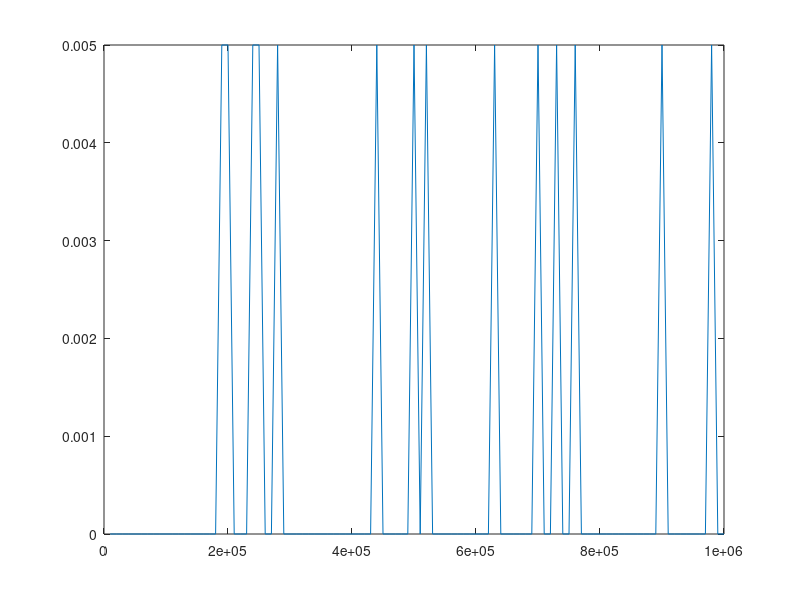

MATLAB code to generate this figure:
MC = [10000, 20000, 30000, 40000, 50000, 60000, 70000, 80000, 90000, 100000, 110000, 120000, 130000, 140000, 150000, 160000, 170000, 180000, 190000, 200000, 210000, 220000, 230000, 240000, 250000, 260000, 270000, 280000, 290000, 300000, 310000, 320000, 330000, 340000, 350000, 360000, 370000, 380000, 390000, 400000, 410000, 420000, 430000, 440000, 450000, 460000, 470000, 480000, 490000, 500000, 510000, 520000, 530000, 540000, 550000, 560000, 570000, 580000, 590000, 600000, 610000, 620000, 630000, 640000, 650000, 660000, 670000, 680000, 690000, 700000, 710000, 720000, 730000, 740000, 750000, 760000, 770000, 780000, 790000, 800000, 810000, 820000, 830000, 840000, 850000, 860000, 870000, 880000, 890000, 900000, 910000, 920000, 930000, 940000, 950000, 960000, 970000, 980000, 990000, 1e+06, ];
e_var = [0.0241824, 0.0236044, 0.02365, 0.0236446, 0.0233804, 0.0235434, 0.0234695, 0.0232218, 0.0232434, 0.0230425, 0.023071, 0.0229931, 0.0230346, 0.0230431, 0.0231239, 0.0231333, 0.0231095, 0.0231464, 0.0231568, 0.0230716, 0.0231536, 0.023206, 0.0232354, 0.0232288, 0.0232753, 0.0233101, 0.0232232, 0.0232084, 0.0232139, 0.0232034, 0.0232396, 0.0232585, 0.0232462, 0.0232223, 0.0232094, 0.0232488, 0.0232622, 0.0232447, 0.0232168, 0.0232282, 0.0232292, 0.0231992, 0.0231952, 0.0231789, 0.0232348, 0.0232589, 0.0232456, 0.0232254, 0.0232317, 0.0232018, 0.0232362, 0.0232713, 0.0232554, 0.0232411, 0.0232214, 0.0232322, 0.0232456, 0.0232357, 0.023273, 0.0233108, 0.0233174, 0.0233086, 0.0233144, 0.0233195, 0.0233398, 0.023351, 0.0233527, 0.0233253, 0.0233127, 0.0233039, 0.0232955, 0.0233001, 0.0232845, 0.0232976, 0.0233198, 0.0233376, 0.0233445, 0.0233557, 0.0233588, 0.0233836, 0.023373, 0.0233726, 0.0233663, 0.023355, 0.0233609, 0.023362, 0.0233527, 0.0233357, 0.0233322, 0.0233425, 0.0233531, 0.0233463, 0.0233653, 0.0233705, 0.0233636, 0.0233678, 0.0233671, 0.0233702, 0.0233673, 0.0233556, ];
m_var = [0.00165346, 0.00159059, 0.00159131, 0.00159435, 0.00158373, 0.00159922, 0.00159152, 0.00157077, 0.00157228, 0.00156092, 0.00155785, 0.00155118, 0.00155433, 0.00155207, 0.00155577, 0.00155442, 0.00155259, 0.00155504, 0.00155487, 0.00154781, 0.00155582, 0.00155955, 0.00156178, 0.0015609, 0.0015639, 0.00156721, 0.00156105, 0.00155942, 0.00155899, 0.00155757, 0.00155889, 0.0015609, 0.00155927, 0.00155791, 0.00155639, 0.00155971, 0.00155986, 0.00156005, 0.00155776, 0.00155898, 0.00155874, 0.00155675, 0.00155581, 0.00155436, 0.00155865, 0.00156002, 0.00155931, 0.00155795, 0.0015583, 0.00155537, 0.00155812, 0.00156093, 0.00155994, 0.00155862, 0.00155693, 0.00155818, 0.00155909, 0.00155819, 0.0015614, 0.00156397, 0.00156431, 0.00156332, 0.00156318, 0.00156341, 0.00156468, 0.00156562, 0.00156534, 0.00156301, 0.0015623, 0.00156184, 0.00156088, 0.00156101, 0.00155999, 0.00156045, 0.00156207, 0.00156339, 0.00156377, 0.00156424, 0.00156474, 0.00156664, 0.0015657, 0.00156597, 0.00156533, 0.00156449, 0.00156506, 0.00156536, 0.00156457, 0.00156336, 0.00156319, 0.00156384, 0.00156452, 0.0015637, 0.00156493, 0.00156559, 0.00156503, 0.0015651, 0.00156493, 0.001565, 0.00156469, 0.00156385, ];
mean_mag = [0.000769, 0.000744, 0.000741667, 0.0007385, 0.0007295, 0.000733333, 0.000731286, 0.00072625, 0.000726, 0.00071795, 0.000719955, 0.000718042, 0.000718269, 0.000717893, 0.000719767, 0.000720281, 0.000719059, 0.000720278, 0.000720974, 0.000717875, 0.000719357, 0.000720386, 0.000721717, 0.000721063, 0.0007228, 0.000722942, 0.000720963, 0.0007205, 0.000720534, 0.00071995, 0.000720355, 0.000720578, 0.000720318, 0.000719735, 0.000719143, 0.000720167, 0.000720743, 0.000720211, 0.000719923, 0.0007201, 0.000719866, 0.000719238, 0.000719058, 0.000718716, 0.000720567, 0.000721674, 0.000721723, 0.000720979, 0.000721163, 0.00072046, 0.000721588, 0.000722558, 0.000722132, 0.000721676, 0.0007211, 0.000721634, 0.000722114, 0.000721862, 0.000722729, 0.000723842, 0.000723918, 0.000723427, 0.000723278, 0.000723664, 0.000724162, 0.000724462, 0.000724627, 0.000723963, 0.00072363, 0.000723336, 0.000723056, 0.000723069, 0.000722781, 0.000723, 0.000723933, 0.000724487, 0.000724558, 0.00072484, 0.000725038, 0.0007257, 0.000725296, 0.000725238, 0.000725145, 0.000724833, 0.000724794, 0.000724744, 0.000724362, 0.000723847, 0.00072377, 0.000724139, 0.000724379, 0.000724076, 0.000724618, 0.000724798, 0.000724463, 0.000724438, 0.000724454, 0.000724704, 0.000724606, 0.000724295, ];
time_used = [0.35611, 0.725367, 1.08614, 1.45002, 1.81461, 2.17696, 2.54302, 2.90873, 3.27411, 3.63718, 3.99595, 4.35127, 4.70808, 5.06641, 5.43704, 5.79397, 6.16483, 6.52781, 6.88923, 7.25498, 7.6224, 7.97758, 8.33795, 8.71276, 9.10557, 9.47407, 9.83523, 10.1943, 10.5533, 10.9031, 11.26, 11.6191, 11.975, 12.3346, 12.6938, 13.0466, 13.4033, 13.7627, 14.1202, 14.4719, 14.8338, 15.2063, 15.6029, 15.9607, 16.321, 16.6774, 17.0332, 17.3908, 17.75, 18.1078, 18.4836, 18.8499, 19.212, 19.5689, 19.9247, 20.2829, 20.6415, 20.9963, 21.3522, 21.7137, 22.0792, 22.4343, 22.7919, 23.1491, 23.508, 23.8654, 24.2215, 24.5773, 24.9314, 25.2943, 25.6521, 26.0084, 26.3636, 26.7213, 27.0864, 27.439, 27.7989, 28.1549, 28.5109, 28.8663, 29.2281, 29.5873, 29.9396, 30.2978, 30.6568, 31.0123, 31.3758, 31.7363, 32.0949, 32.4489, 32.8137, 33.1764, 33.5274, 33.8821, 34.2366, 34.598, 34.9555, 35.3184, 35.6767, 36.0289, ];
accepted_states = [0.2948, 0.1473, 0.095, 0.07175, 0.05848, 0.0503333, 0.0403143, 0.03425, 0.0328889, 0.02692, 0.0261091, 0.0232833, 0.0228308, 0.0204571, 0.0195333, 0.01755, 0.0168118, 0.0160444, 0.0154895, 0.01331, 0.0140333, 0.0132455, 0.0130087, 0.0116458, 0.011976, 0.0110346, 0.0101185, 0.0100536, 0.0104034, 0.00914667, 0.00918065, 0.009125, 0.00858182, 0.00837647, 0.00807429, 0.00807778, 0.00775135, 0.00752632, 0.00751282, 0.007345, 0.00686829, 0.00677619, 0.00653488, 0.00646591, 0.00664667, 0.00651304, 0.00613617, 0.00594583, 0.00603673, 0.005602, 0.00593922, 0.00570577, 0.00511132, 0.00524074, 0.00533091, 0.00545, 0.00512982, 0.00488276, 0.00490847, 0.00511, 0.00490492, 0.00459355, 0.0045, 0.00471094, 0.00458462, 0.00448788, 0.00437015, 0.00408529, 0.00398551, 0.00409, 0.00395915, 0.00409444, 0.00389178, 0.00397973, 0.00394933, 0.00392237, 0.0037026, 0.00373846, 0.00381013, 0.0037225, 0.00351358, 0.00348537, 0.00346988, 0.00349524, 0.00356471, 0.00330233, 0.00333563, 0.00318409, 0.00324494, 0.00338111, 0.00313516, 0.00303261, 0.00321505, 0.00310638, 0.00298316, 0.00307708, 0.00300412, 0.00303367, 0.00284343, 0.002896, ];
probability = [0, 0, 0, 0, 0, 0, 0, 0, 0, 0, 0, 0, 0, 0, 0, 0, 0, 0, 0.005, 0.005, 0, 0, 0, 0.005, 0.005, 0, 0, 0.005, 0, 0, 0, 0, 0, 0, 0, 0, 0, 0, 0, 0, 0, 0, 0, 0.005, 0, 0, 0, 0, 0, 0.005, 0, 0.005, 0, 0, 0, 0, 0, 0, 0, 0, 0, 0, 0.005, 0, 0, 0, 0, 0, 0, 0.005, 0, 0, 0.005, 0, 0, 0.005, 0, 0, 0, 0, 0, 0, 0, 0, 0, 0, 0, 0, 0, 0.005, 0, 0, 0, 0, 0, 0, 0, 0.005, 0, 0, ];
plot(MC, probability)
